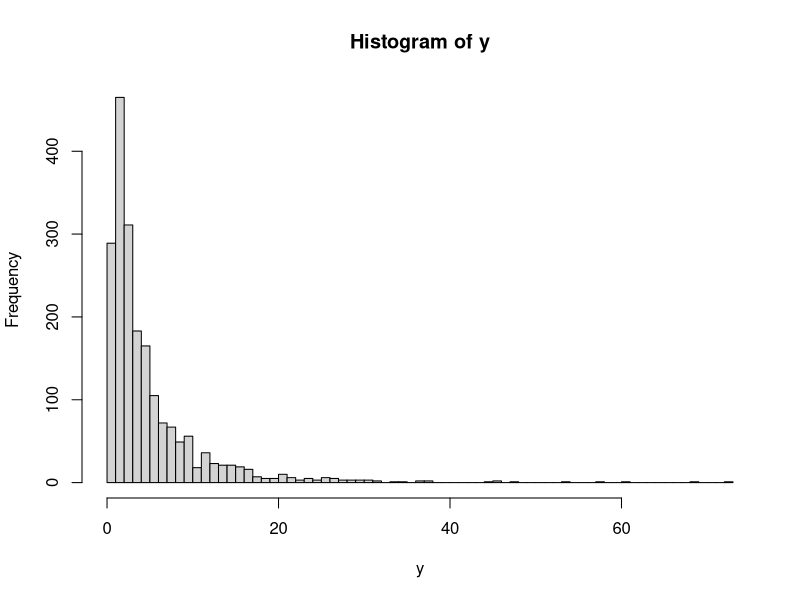

Source code (R):
## Severidad Gaussiana inversa

if(!require("statmod")){install.packages("statmod")}
library("statmod")
set.seed(12345)
y <- rinvgauss(2000, mean=5, shape=3)
hist(y,100)
alpha <- 1/(mean(y)*mean(1/y)-1)
beta <- alpha/mean(y)



